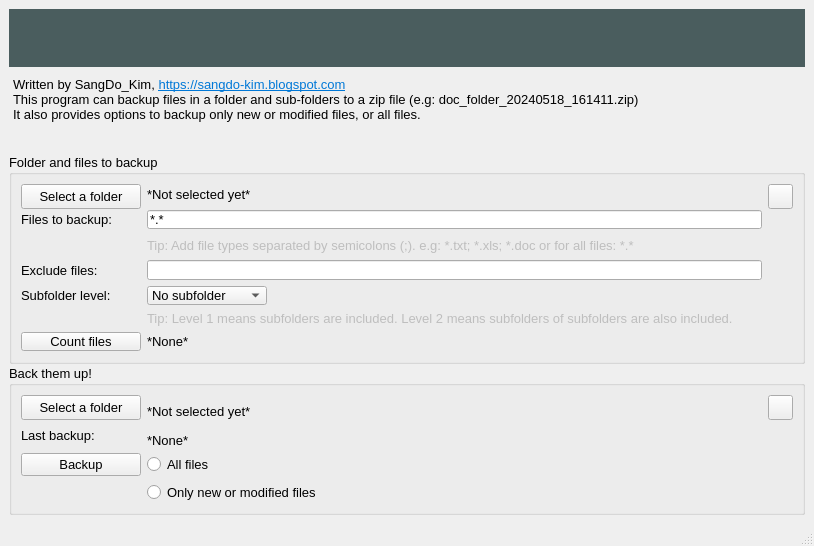
<?xml version="1.0" encoding="UTF-8"?>
<ui version="4.0">
 <class>MainWindow</class>
 <widget class="QMainWindow" name="MainWindow">
  <property name="geometry">
   <rect>
    <x>0</x>
    <y>0</y>
    <width>814</width>
    <height>546</height>
   </rect>
  </property>
  <property name="windowTitle">
   <string>MainWindow</string>
  </property>
  <widget class="QWidget" name="centralwidget">
   <layout class="QVBoxLayout" name="verticalLayout_3">
    <item>
     <widget class="QLabel" name="label_title">
      <property name="maximumSize">
       <size>
        <width>16777215</width>
        <height>60</height>
       </size>
      </property>
      <property name="autoFillBackground">
       <bool>false</bool>
      </property>
      <property name="styleSheet">
       <string notr="true">QLabel {
    background-color: #4A5D5E;
}</string>
      </property>
      <property name="text">
       <string/>
      </property>
      <property name="pixmap">
       <pixmap resource="resources.qrc">:/icons/modi_backup_logo_banner_60.png</pixmap>
      </property>
     </widget>
    </item>
    <item>
     <widget class="QTextBrowser" name="textBrowser">
      <property name="maximumSize">
       <size>
        <width>16777215</width>
        <height>70</height>
       </size>
      </property>
      <property name="font">
       <font>
        <pointsize>10</pointsize>
       </font>
      </property>
      <property name="autoFillBackground">
       <bool>false</bool>
      </property>
      <property name="styleSheet">
       <string notr="true">QTextBrowser {
    background-color: transparent;
	color: rgb(0, 0, 0)
}</string>
      </property>
      <property name="frameShape">
       <enum>QFrame::Shape::NoFrame</enum>
      </property>
      <property name="html">
       <string>&lt;!DOCTYPE HTML PUBLIC &quot;-//W3C//DTD HTML 4.0//EN&quot; &quot;http://www.w3.org/TR/REC-html40/strict.dtd&quot;&gt;
&lt;html&gt;&lt;head&gt;&lt;meta name=&quot;qrichtext&quot; content=&quot;1&quot; /&gt;&lt;meta charset=&quot;utf-8&quot; /&gt;&lt;style type=&quot;text/css&quot;&gt;
p, li { white-space: pre-wrap; }
hr { height: 1px; border-width: 0; }
li.unchecked::marker { content: &quot;\2610&quot;; }
li.checked::marker { content: &quot;\2612&quot;; }
&lt;/style&gt;&lt;/head&gt;&lt;body style=&quot; font-family:'맑은 고딕'; font-size:10pt; font-weight:400; font-style:normal;&quot;&gt;
&lt;p style=&quot; margin-top:0px; margin-bottom:0px; margin-left:0px; margin-right:0px; -qt-block-indent:0; text-indent:0px;&quot;&gt;Written by SangDo_Kim, &lt;a href=&quot;https://sangdo-kim.blogspot.com&quot;&gt;&lt;span style=&quot; text-decoration: underline; color:#0078d7;&quot;&gt;https://sangdo-kim.blogspot.com&lt;/span&gt;&lt;/a&gt;&lt;/p&gt;
&lt;p style=&quot; margin-top:0px; margin-bottom:0px; margin-left:0px; margin-right:0px; -qt-block-indent:0; text-indent:0px;&quot;&gt;This program can backup files in a folder and sub-folders to a zip file (e.g: doc_folder_20240518_161411.zip)&lt;/p&gt;
&lt;p style=&quot; margin-top:0px; margin-bottom:0px; margin-left:0px; margin-right:0px; -qt-block-indent:0; text-indent:0px;&quot;&gt;It also provides options to backup only new or modified files, or all files.&lt;/p&gt;&lt;/body&gt;&lt;/html&gt;</string>
      </property>
     </widget>
    </item>
    <item>
     <widget class="QGroupBox" name="groupBox">
      <property name="minimumSize">
       <size>
        <width>0</width>
        <height>210</height>
       </size>
      </property>
      <property name="maximumSize">
       <size>
        <width>16777215</width>
        <height>200</height>
       </size>
      </property>
      <property name="font">
       <font>
        <pointsize>10</pointsize>
       </font>
      </property>
      <property name="title">
       <string>Folder and files to backup</string>
      </property>
      <layout class="QGridLayout" name="gridLayout">
       <item row="5" column="2">
        <widget class="QComboBox" name="comboBox_sub_level">
         <property name="maximumSize">
          <size>
           <width>120</width>
           <height>16777215</height>
          </size>
         </property>
         <item>
          <property name="text">
           <string>No subfolder</string>
          </property>
         </item>
         <item>
          <property name="text">
           <string>Level 1</string>
          </property>
         </item>
         <item>
          <property name="text">
           <string>Level 2</string>
          </property>
         </item>
         <item>
          <property name="text">
           <string>Level 3</string>
          </property>
         </item>
         <item>
          <property name="text">
           <string>Level 4</string>
          </property>
         </item>
         <item>
          <property name="text">
           <string>All the levels</string>
          </property>
         </item>
        </widget>
       </item>
       <item row="1" column="2">
        <widget class="QLineEdit" name="lineEdit_pattern">
         <property name="text">
          <string>*.*</string>
         </property>
        </widget>
       </item>
       <item row="3" column="2">
        <widget class="QLabel" name="label_3">
         <property name="enabled">
          <bool>false</bool>
         </property>
         <property name="minimumSize">
          <size>
           <width>0</width>
           <height>20</height>
          </size>
         </property>
         <property name="maximumSize">
          <size>
           <width>16777215</width>
           <height>20</height>
          </size>
         </property>
         <property name="text">
          <string>Tip: Add file types separated by semicolons (;). e.g: *.txt; *.xls; *.doc or for all files: *.*</string>
         </property>
        </widget>
       </item>
       <item row="7" column="2">
        <widget class="QLabel" name="label_matched">
         <property name="text">
          <string>*None*</string>
         </property>
        </widget>
       </item>
       <item row="5" column="0">
        <widget class="QLabel" name="label_4">
         <property name="text">
          <string>Subfolder level:</string>
         </property>
        </widget>
       </item>
       <item row="0" column="4">
        <widget class="QPushButton" name="pushButton_source_open">
         <property name="minimumSize">
          <size>
           <width>25</width>
           <height>25</height>
          </size>
         </property>
         <property name="maximumSize">
          <size>
           <width>25</width>
           <height>25</height>
          </size>
         </property>
         <property name="styleSheet">
          <string notr="true"/>
         </property>
         <property name="text">
          <string/>
         </property>
         <property name="icon">
          <iconset resource="resources.qrc">
           <normaloff>:/icons/open_folder.ico</normaloff>:/icons/open_folder.ico</iconset>
         </property>
        </widget>
       </item>
       <item row="7" column="0">
        <widget class="QPushButton" name="pushButton_count">
         <property name="text">
          <string>Count files</string>
         </property>
         <property name="icon">
          <iconset resource="resources.qrc">
           <normaloff>:/icons/search64.ico</normaloff>:/icons/search64.ico</iconset>
         </property>
        </widget>
       </item>
       <item row="0" column="2">
        <widget class="QLabel" name="label_source">
         <property name="text">
          <string>*Not selected yet*</string>
         </property>
        </widget>
       </item>
       <item row="1" column="0">
        <widget class="QLabel" name="label">
         <property name="maximumSize">
          <size>
           <width>16777215</width>
           <height>32</height>
          </size>
         </property>
         <property name="text">
          <string>Files to backup:</string>
         </property>
        </widget>
       </item>
       <item row="6" column="2">
        <widget class="QLabel" name="label_5">
         <property name="enabled">
          <bool>false</bool>
         </property>
         <property name="text">
          <string>Tip: Level 1 means subfolders are included. Level 2 means subfolders of subfolders are also included.</string>
         </property>
        </widget>
       </item>
       <item row="0" column="0">
        <widget class="QPushButton" name="pushButton_source_select">
         <property name="minimumSize">
          <size>
           <width>120</width>
           <height>25</height>
          </size>
         </property>
         <property name="maximumSize">
          <size>
           <width>120</width>
           <height>25</height>
          </size>
         </property>
         <property name="text">
          <string>Select a folder</string>
         </property>
         <property name="icon">
          <iconset resource="resources.qrc">
           <normaloff>:/icons/open_folder.ico</normaloff>:/icons/open_folder.ico</iconset>
         </property>
        </widget>
       </item>
       <item row="4" column="0">
        <widget class="QLabel" name="label_6">
         <property name="text">
          <string>Exclude files:</string>
         </property>
        </widget>
       </item>
       <item row="4" column="2">
        <widget class="QLineEdit" name="lineEdit_pattern_ex"/>
       </item>
      </layout>
     </widget>
    </item>
    <item>
     <widget class="QGroupBox" name="groupBox_2">
      <property name="maximumSize">
       <size>
        <width>16777215</width>
        <height>150</height>
       </size>
      </property>
      <property name="font">
       <font>
        <pointsize>10</pointsize>
       </font>
      </property>
      <property name="title">
       <string>Back them up!</string>
      </property>
      <layout class="QGridLayout" name="gridLayout_2">
       <item row="0" column="0">
        <widget class="QPushButton" name="pushButton_target_select">
         <property name="minimumSize">
          <size>
           <width>0</width>
           <height>25</height>
          </size>
         </property>
         <property name="maximumSize">
          <size>
           <width>120</width>
           <height>25</height>
          </size>
         </property>
         <property name="text">
          <string>Select a folder</string>
         </property>
         <property name="icon">
          <iconset resource="resources.qrc">
           <normaloff>:/icons/open_folder.ico</normaloff>:/icons/open_folder.ico</iconset>
         </property>
        </widget>
       </item>
       <item row="1" column="0">
        <widget class="QLabel" name="label_2">
         <property name="text">
          <string>Last backup:</string>
         </property>
        </widget>
       </item>
       <item row="0" column="2">
        <widget class="QLabel" name="label_target">
         <property name="minimumSize">
          <size>
           <width>0</width>
           <height>32</height>
          </size>
         </property>
         <property name="text">
          <string>*Not selected yet*</string>
         </property>
        </widget>
       </item>
       <item row="3" column="2">
        <widget class="QRadioButton" name="radioButton_mod">
         <property name="text">
          <string>Only new or modified files</string>
         </property>
        </widget>
       </item>
       <item row="2" column="0">
        <widget class="QPushButton" name="pushButton_backup">
         <property name="text">
          <string>Backup</string>
         </property>
         <property name="icon">
          <iconset resource="resources.qrc">
           <normaloff>:/icons/backup_icon32.ico</normaloff>:/icons/backup_icon32.ico</iconset>
         </property>
        </widget>
       </item>
       <item row="0" column="4">
        <widget class="QPushButton" name="pushButton_target_open">
         <property name="minimumSize">
          <size>
           <width>25</width>
           <height>25</height>
          </size>
         </property>
         <property name="maximumSize">
          <size>
           <width>25</width>
           <height>25</height>
          </size>
         </property>
         <property name="text">
          <string/>
         </property>
         <property name="icon">
          <iconset resource="resources.qrc">
           <normaloff>:/icons/open_folder.ico</normaloff>:/icons/open_folder.ico</iconset>
         </property>
        </widget>
       </item>
       <item row="2" column="2">
        <widget class="QRadioButton" name="radioButton_all">
         <property name="text">
          <string>All files</string>
         </property>
        </widget>
       </item>
       <item row="1" column="2">
        <widget class="QLabel" name="label_last_backup">
         <property name="minimumSize">
          <size>
           <width>0</width>
           <height>32</height>
          </size>
         </property>
         <property name="text">
          <string>*None*</string>
         </property>
        </widget>
       </item>
      </layout>
     </widget>
    </item>
   </layout>
  </widget>
  <widget class="QStatusBar" name="statusbar"/>
 </widget>
 <resources>
  <include location="resources.qrc"/>
 </resources>
 <connections/>
</ui>
